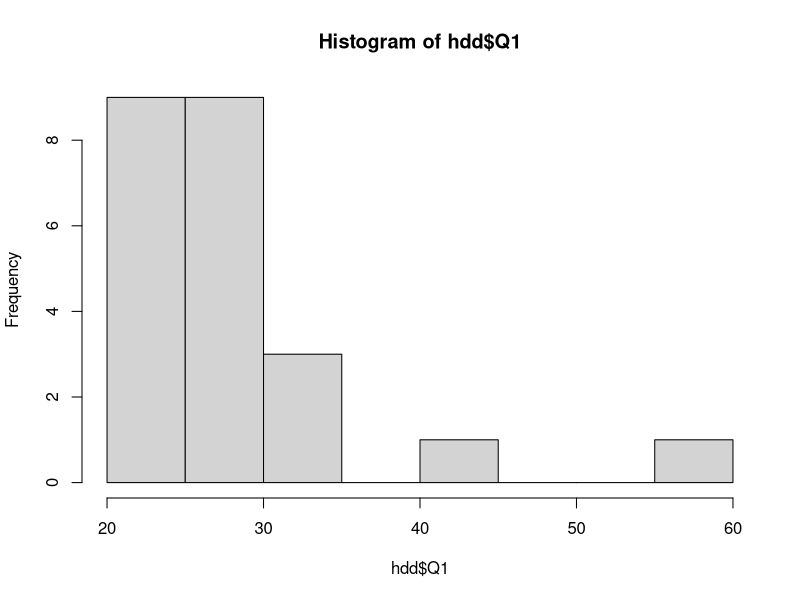
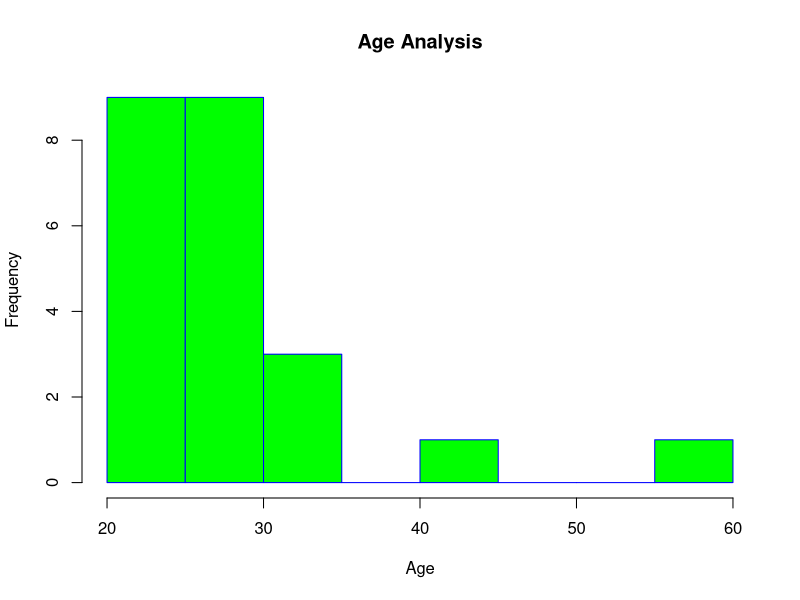
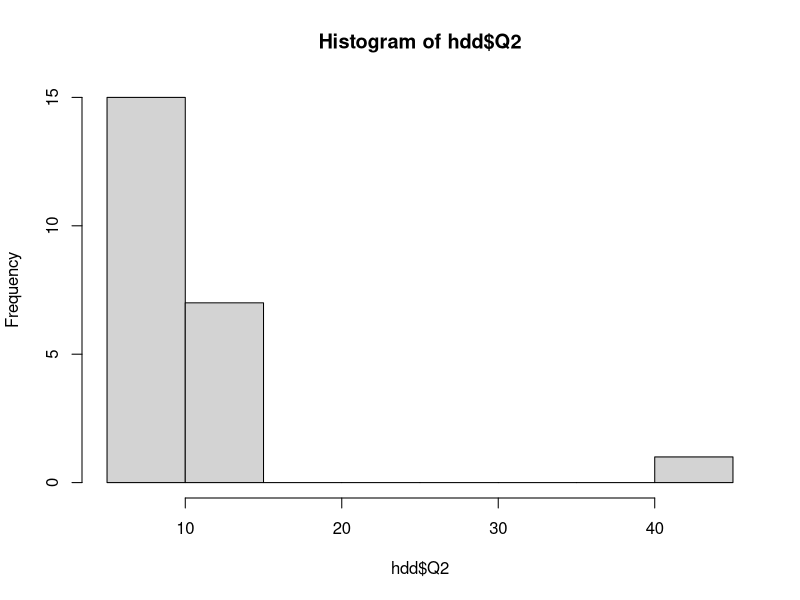
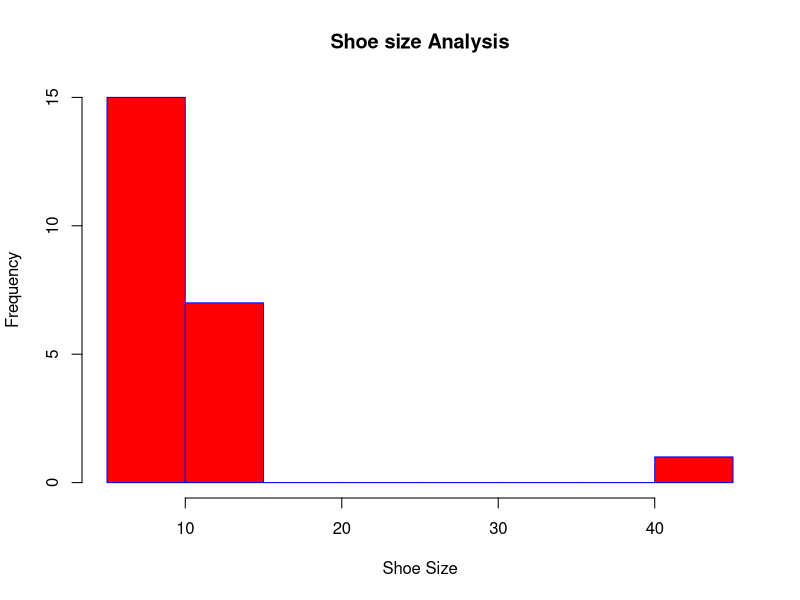
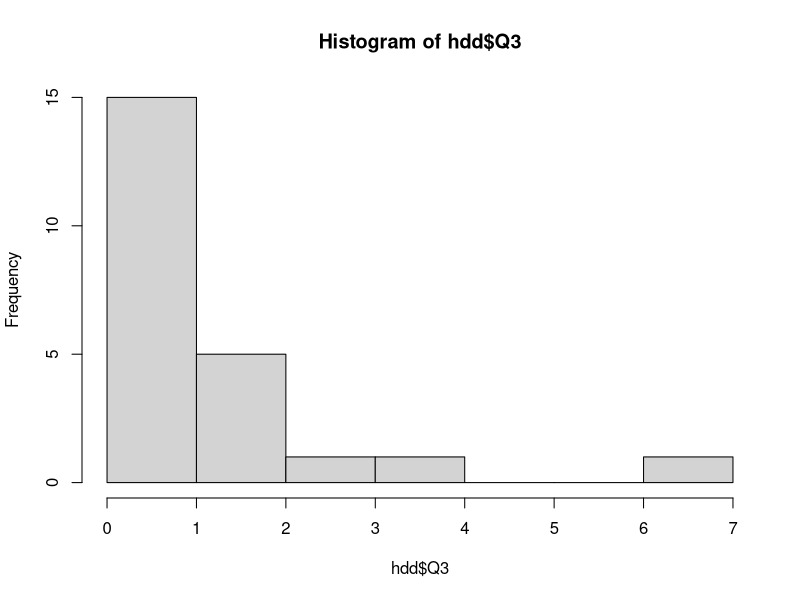
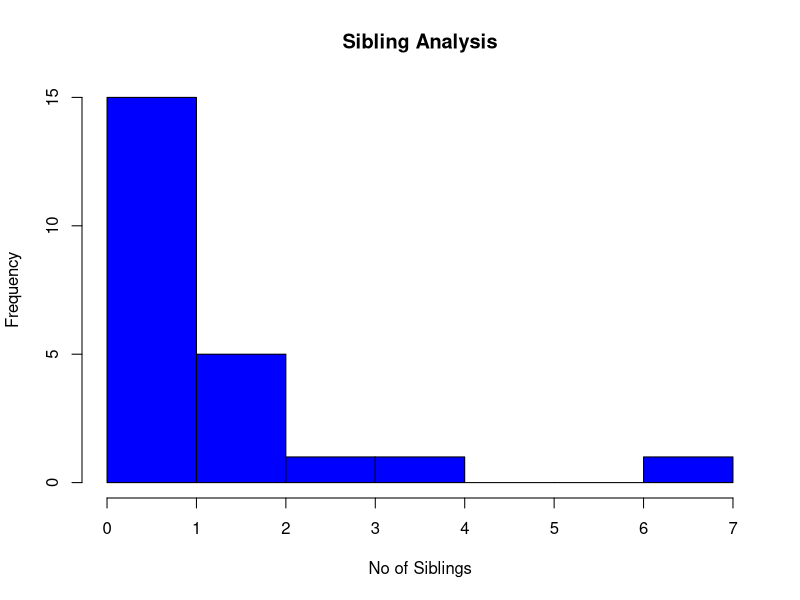
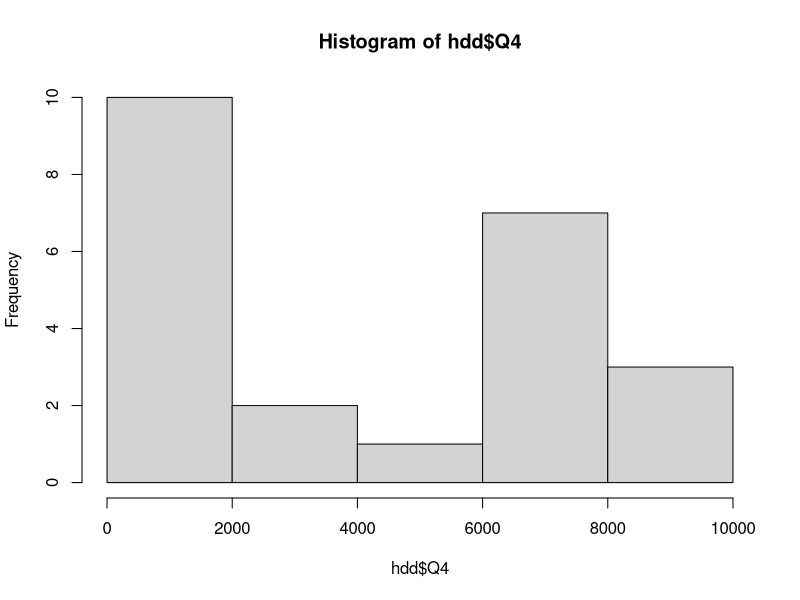
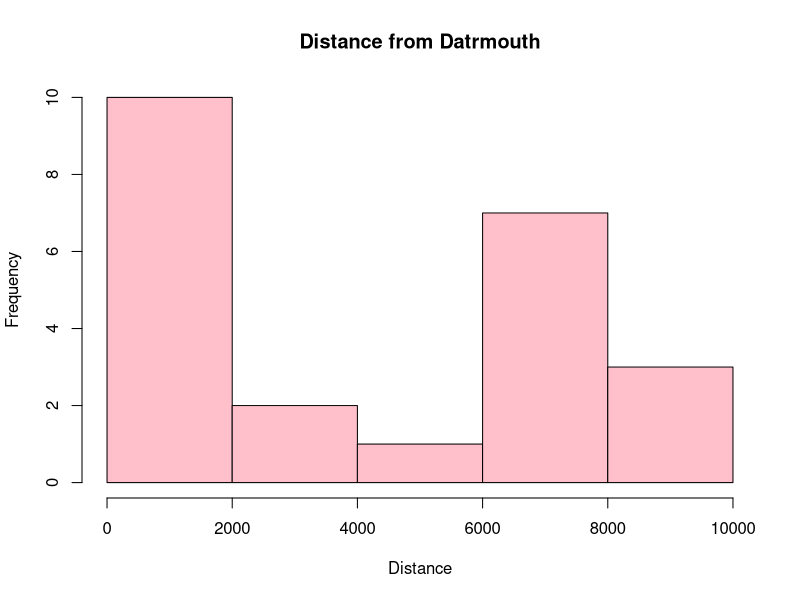

Reproduce these figures in R, in order.
## ---- chunk 1
hdd <- read.csv("hd.csv", header = TRUE)

summary(hdd)
## ---- chunk 2
hist(hdd$Q1)
  hist(hdd$Q1,     main="Age Analysis",     xlab="Age",     border="blue",     col="green")

## ---- chunk 3
hist(hdd$Q2)
  hist(hdd$Q2,     main="Shoe size Analysis",     xlab="Shoe Size",     border="blue",     col="red")

## ---- chunk 4
hist(hdd$Q3)
  hist(hdd$Q3,     main="Sibling Analysis",     xlab="No of Siblings",     border="black",     col="blue")

## ---- chunk 5
hist(hdd$Q4)
  hist(hdd$Q4,     main="Distance from Datrmouth",     xlab="Distance",     border="black",     col="pink")

## ---- chunk 6
hist(hdd$Q5)
  hist(hdd$Q5,     main="Sleep Time Analysis",     xlab="Sleep Time",     border="black",     col="yellow")

## ---- chunk 7
hist(hdd$Q6)
  hist(hdd$Q6,     main="Pet Lover Analysis",     xlab="Pets Lover",     border="black",     col="violet")

## ---- chunk 8
hist(hdd$Q7)
  hist(hdd$Q7,     main="Introvert/Extrovert Analysis",     xlab="Introvert/Extrovert",     border="black",     col="violet")

## ---- chunk 9
hist(hdd$Q8)
  hist(hdd$Q8,     main="Cooking Analysis",     xlab="Cooking?",     border="black",     col="brown")

## ---- chunk 10
hist(hdd$Q9)
  hist(hdd$Q9,     main="Money Spending Analysis",     xlab="Spending?",     border="blue",     col="black")

## ---- chunk 11
hist(hdd$Q10)
  hist(hdd$Q10,     main="Phone usage Analysis",     xlab="Phone usage?",     border="black",     col="blue")

## ---- chunk 12
hist(hdd$Q11)
  hist(hdd$Q11,     main="App Analysis",     xlab="No of apps?",     border="black",     col="brown")

## ---- chunk 13
hist(hdd$Q13)
  hist(hdd$Q13,     main="Social Network Analysis",     xlab="Friends on SSN",     border="black",     col="pink")

## ---- chunk 14
hist(hdd$Q14)
  hist(hdd$Q14,     main="Mac Fan Analysis",     xlab="Mac fan?",     border="black",     col="blue")
hist(hdd$Q15)
  hist(hdd$Q15,     main="CS love Analysis",     xlab="CS love",     border="black",     col="red")
  hist(hdd$Q16)
  hist(hdd$Q16,     main="Feeling_Umass Analysis",     xlab="Feeling_Umass?",     border="black",     col="green")
  hist(hdd$Q17)
  hist(hdd$Q17,     main="Visiting Analysis",     xlab="Countries Visited",     border="black",     col="brown")
  hist(hdd$Q20)
  hist(hdd$Q20,     main="Preferred Temp Analysis",     xlab="Temperature",     border="black",     col="red")
  hist(hdd$Q21)
  hist(hdd$Q21,     main="Spicy  Analysis",     xlab="Amount of spice",     border="black",     col="blue")
  hist(hdd$Q22)
  hist(hdd$Q22,     main="Job Experience Analysis",     xlab=" Experience",     border="red",     col="black")
  hist(hdd$Q27)
  hist(hdd$Q27,     main="Milage Analysis",     xlab=" Milage",     border="blue",     col="pink")
## ---- chunk 15
pairs(~Q1+Q2, data = hdd,  main = "Data comparison", pch= 21 , bg = c("blue", "red", "green"))
pairs(~Q5+Q6, data = hdd,  pch= 21, bg = c("blue", "red", "blue"))
pairs(~Q7+Q8, data = hdd,  pch= 21, bg = c("blue", "red", "black"))
pairs(~Q9+Q10, data = hdd,  pch= 21, bg = c("blue", "blue", "green"))
pairs(~Q11+Q12, data = hdd,  pch= 21, bg = c("blue", "blue", "brown"))
pairs(~Q21+Q22, data = hdd,  pch= 21, bg = c("blue", "black", "brown"))
pairs(~Q23+Q24, data = hdd,  pch= 21, bg = c("blue", "green", "blue"))
pairs(~Q26+Q27+Q24+Q19, data = hdd,  main= "Scatterplot",pch= 21, bg = c("blue", "red", "green"))


## ---- chunk 16
library(MASS)
pair1 <- data.frame(hdd$Q1, hdd$Q2, hdd$Q3, hdd$Q4)

parcoord(pair1, var.label = TRUE, col = rainbow(length(pair1[,1]))) #c("red","green", "blue"))


## ---- chunk 17


t<-data.frame(hdd$Q6, hdd$Q7, hdd$Q8, hdd$Q9)
#colnames("Pet lover", "Introvert/Extrovert", "Cook", " Money Saver")
#parcoord(t, col=rainbow(length(t[,1])), var.label=TRUE)

parcoord(t, var.label = TRUE, col = rainbow(length(t[,1]))) 

#c("red","green", "blue") )


## ---- chunk 18
t1<-data.frame(hdd$Q20, hdd$Q22, hdd$Q23, hdd$Q27)
parcoord(t, var.label = TRUE, col = rainbow(length(t1[,1]))) 

## ---- chunk 19
row.names(hdd) <- hdd[,1]
hdd1 <- hdd[,-1]
normalize <- scale(hdd1, scale=TRUE)
head(normalize)
## ---- chunk 20
aa <- dist(normalize, method = "euclidean", diag = FALSE, upper = FALSE)
print(aa)
#as.dist(normalize, diag = FALSE, upper = FALSE)

## ---- chunk 21
fit <- cmdscale(aa, k=2)
#print(fit)

plot(fit,type="n")

text(fit[,1], fit[,2], labels(aa), col = rainbow(length(fit[,1])))
## ---- chunk 22

fi <- prcomp(hdd1)
summary(fi) # print variance accounted for 
loadings(fi) # pc loadings 
plot(fi,type="lines") # scree plot 
fi$scores # the principal components
biplot(fi)

